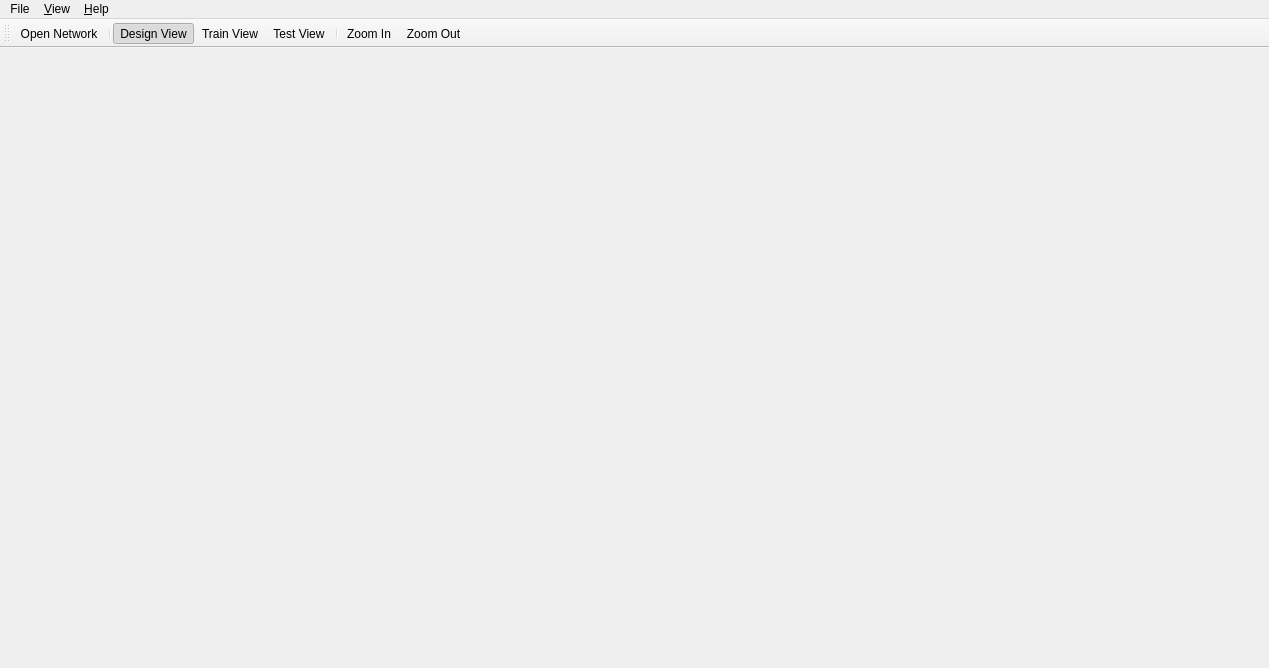
<ui version="4.0" >
 <class>MainWindow</class>
 <widget class="QMainWindow" name="MainWindow" >
  <property name="geometry" >
   <rect>
    <x>0</x>
    <y>0</y>
    <width>1269</width>
    <height>668</height>
   </rect>
  </property>
  <property name="windowTitle" >
   <string>MainWindow</string>
  </property>
  <widget class="QWidget" name="centralwidget" >
   <layout class="QVBoxLayout" >
    <property name="spacing" >
     <number>6</number>
    </property>
    <property name="leftMargin" >
     <number>9</number>
    </property>
    <property name="topMargin" >
     <number>9</number>
    </property>
    <property name="rightMargin" >
     <number>9</number>
    </property>
    <property name="bottomMargin" >
     <number>9</number>
    </property>
   </layout>
  </widget>
  <widget class="QMenuBar" name="menubar" >
   <property name="geometry" >
    <rect>
     <x>0</x>
     <y>0</y>
     <width>1269</width>
     <height>29</height>
    </rect>
   </property>
   <widget class="QMenu" name="menuView" >
    <property name="title" >
     <string>&amp;View</string>
    </property>
    <addaction name="actionDesign_View" />
    <addaction name="actionTrain_View" />
    <addaction name="actionTest_View" />
    <addaction name="separator" />
   </widget>
   <widget class="QMenu" name="menuHelp" >
    <property name="title" >
     <string>&amp;Help</string>
    </property>
    <addaction name="actionAbout_Qt" />
   </widget>
   <widget class="QMenu" name="menuFile" >
    <property name="title" >
     <string>File</string>
    </property>
    <addaction name="actionOpen_Network" />
    <addaction name="separator" />
    <addaction name="actionExit" />
   </widget>
   <addaction name="menuFile" />
   <addaction name="menuView" />
   <addaction name="menuHelp" />
  </widget>
  <widget class="QToolBar" name="toolBar" >
   <property name="windowTitle" >
    <string>View Bar</string>
   </property>
   <property name="orientation" >
    <enum>Qt::Horizontal</enum>
   </property>
   <attribute name="toolBarArea" >
    <enum>TopToolBarArea</enum>
   </attribute>
   <attribute name="toolBarBreak" >
    <bool>false</bool>
   </attribute>
   <addaction name="actionOpen_Network" />
   <addaction name="separator" />
   <addaction name="actionDesign_View" />
   <addaction name="actionTrain_View" />
   <addaction name="actionTest_View" />
   <addaction name="separator" />
   <addaction name="actionZoom_In" />
   <addaction name="actionZoom_Out" />
  </widget>
  <action name="actionDesign_View" >
   <property name="checkable" >
    <bool>true</bool>
   </property>
   <property name="checked" >
    <bool>true</bool>
   </property>
   <property name="icon" >
    <iconset resource="icons.qrc" >:/icons_32x32/images/32x32/package_utilities.png</iconset>
   </property>
   <property name="text" >
    <string>&amp;Design View</string>
   </property>
  </action>
  <action name="actionTrain_View" >
   <property name="checkable" >
    <bool>true</bool>
   </property>
   <property name="icon" >
    <iconset resource="icons.qrc" >:/icons_32x32/images/32x32/package_edutainment.png</iconset>
   </property>
   <property name="text" >
    <string>&amp;Train View</string>
   </property>
  </action>
  <action name="actionStart_Train" >
   <property name="icon" >
    <iconset resource="icons.qrc" >:/icons_32x32/images/32x32/noatun.png</iconset>
   </property>
   <property name="text" >
    <string>Train</string>
   </property>
  </action>
  <action name="actionStop_Train" >
   <property name="enabled" >
    <bool>false</bool>
   </property>
   <property name="icon" >
    <iconset resource="icons.qrc" >:/icons_32x32/images/32x32/krec.png</iconset>
   </property>
   <property name="text" >
    <string>Stop</string>
   </property>
  </action>
  <action name="actionZoom_In" >
   <property name="icon" >
    <iconset resource="icons.qrc" >:/icons_32x32/images/32x32/viewmag+.png</iconset>
   </property>
   <property name="text" >
    <string>Zoom In</string>
   </property>
  </action>
  <action name="actionZoom_Out" >
   <property name="icon" >
    <iconset resource="icons.qrc" >:/icons_32x32/images/32x32/viewmag-.png</iconset>
   </property>
   <property name="text" >
    <string>Zoom Out</string>
   </property>
  </action>
  <action name="actionOpen_Network" >
   <property name="icon" >
    <iconset resource="icons.qrc" >:/icons_32x32/images/32x32/fileopen.png</iconset>
   </property>
   <property name="text" >
    <string>Open Network...</string>
   </property>
  </action>
  <action name="actionExit" >
   <property name="icon" >
    <iconset resource="icons.qrc" >:/icons_16x16/images/16x16/exit.png</iconset>
   </property>
   <property name="text" >
    <string>Exit</string>
   </property>
  </action>
  <action name="actionAbout_Qt" >
   <property name="text" >
    <string>About Qt...</string>
   </property>
  </action>
  <action name="actionTest_View" >
   <property name="checkable" >
    <bool>true</bool>
   </property>
   <property name="icon" >
    <iconset resource="icons.qrc" >:/icons_32x32/images/32x32/apply.png</iconset>
   </property>
   <property name="text" >
    <string>Test &amp;View</string>
   </property>
  </action>
  <action name="actionTest_Network" >
   <property name="icon" >
    <iconset resource="icons.qrc" >:/icons_32x32/images/32x32/noatun.png</iconset>
   </property>
   <property name="text" >
    <string>Test Network</string>
   </property>
  </action>
 </widget>
 <resources>
  <include location="icons.qrc" />
 </resources>
 <connections/>
</ui>
